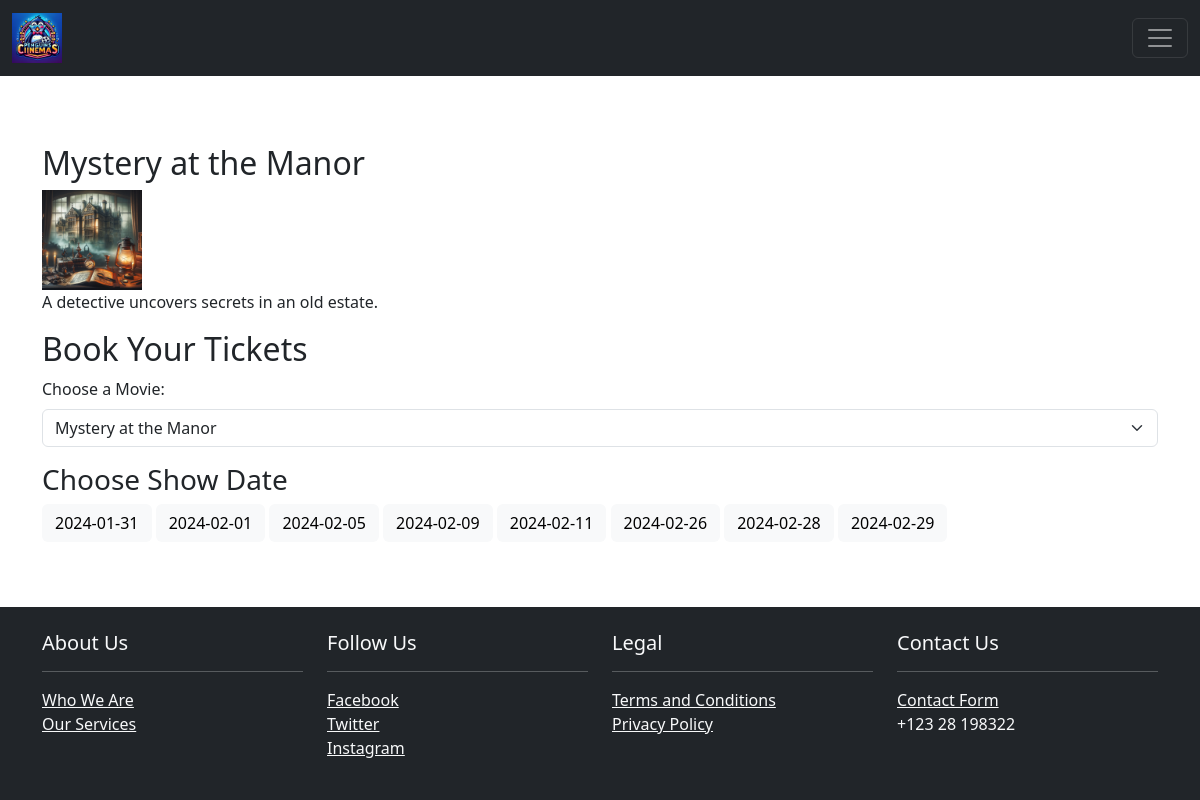
/booking.php?movie_id=2 (signed in), run on the app's committed database.
### tables this page shows
CREATE TABLE `movies` (
  `id` int(11) NOT NULL,
  `title` varchar(255) NOT NULL,
  `description` text DEFAULT NULL,
  `image_url` varchar(255) DEFAULT NULL,
  `cast` text DEFAULT NULL
);

### connection.php (called while the page is built, shortened)
<?php
class conct {
    public $username = "root";
    public $password = "";
    public $server_name = "localhost";
    public $db_name = "cinema_db";
    public $conn;
    function __construct() {
        $this->conn = new mysqli($this->server_name, $this->username, $this->password, $this->db_name);
    }
    function select($table_name, $id) {
        $sql = "SELECT * FROM $table_name WHERE id = ?";
        $stmt = $this->conn->prepare($sql);
        $stmt->bind_param("i", $id);
        $stmt->execute();
        $result = $stmt->get_result();
        return $result;
    }
}
?>

### booking.php (the view, shortened to what this page needs)
<?php
include("header.php");
$con = new conct();
$selected_movie_id = $_GET['movie_id'] ?? null;
$selected_date = $_GET['date'] ?? null;
$movie = null;
if ($selected_movie_id) {
    $movie_query = $con->select('movies', $selected_movie_id);
    $movie = $movie_query->fetch_assoc();
}
?>
<div class="container mt-4">
<?php if ($selected_movie_id && $movie): ?>
        <h2 style="padding-top: 30px;"><?php echo htmlspecialchars($movie['title']); ?></h2>
        <?php if (!empty($movie['image_url'])): ?>
            <img src="<?php echo htmlspecialchars($movie['image_url']); ?>" alt="<?php echo htmlspecialchars($movie['title']); ?>" style="max-height: 100px; max-width: 100px;" class="img-fluid">
        <?php endif; ?>
        <p><?php echo htmlspecialchars($movie['description']); ?></p>
    <?php endif; ?>
    <h2>Book Your Tickets</h2>
    <form action="booking.php" method="get">
        <div class="form-group">
            <label for="movie_id">Choose a Movie:</label>
            <select name="movie_id" id="movie_id" class="form-select" onchange="this.form.submit()">
                <?php
                $movies_query = "SELECT id, title FROM movies";
                $movies_result = $con->conn->query($movies_query);
                while ($movie = $movies_result->fetch_assoc()) {
                    echo "<option value='" . $movie['id'] . "' " . ($movie['id'] == $selected_movie_id ? "selected" : "") . ">" . htmlspecialchars($movie['title']) . "</option>";
                }
                ?>
            </select>
        </div>
    </form>
    <?php if ($selected_movie_id): ?>
        <h3>Choose Show Date</h3>
        <?php
       $show_dates_query = "SELECT DISTINCT show_date FROM shows WHERE movie_id = ?";
$stmt = $con->conn->prepare($show_dates_query);
$stmt->bind_param("i", $selected_movie_id);
$stmt->execute();
$show_dates_result = $stmt->get_result();
while ($row = $show_dates_result->fetch_assoc()) {
    $date_style = ($row['show_date'] == $selected_date) ? 'background-color: #007bff; color: white;' : 'background-color: #f8f9fa; color: black;';
    echo "<a href='booking.php?movie_id=" . $selected_movie_id . "&date=" . $row['show_date'] . "' class='btn' style='" . $date_style . "'>" . $row['show_date'] . "</a> ";
}
        ?>
    <?php endif; ?>
</div>
<?php include("footer.php"); ?>

### header.php (shortened to what this page needs)
<html>
<?php
include("connection.php");
?>
<head>
    <link href="styling.css" rel="stylesheet" type="text/css">
    <link href="https://stackpath.bootstrapcdn.com/bootstrap/4.3.1/css/bootstrap.min.css" rel="stylesheet">
</head>
<body>
<nav class="navbar navbar-dark bg-dark fixed-top">
    <div class="container-fluid">
        <a class="navbar-brand" href="index.php">
            <img src="images/logo.png" style="width:50px;"/>
        </a>
        <button class="navbar-toggler" type="button" data-bs-toggle="offcanvas" data-bs-target="#offcanvasDarkNavbar" aria-controls="offcanvasDarkNavbar" aria-label="Toggle navigation">
            <span class="navbar-toggler-icon"></span>
        </button>
    </div>
</nav>
<div class="main-content">

### footer.php (shortened to what this page needs)
</div>
<footer class="bg-dark text-light mt-4">
    <div class="container py-4">
        <div class="row ">
            <div class="col-md-3">
                <h5>About Us</h5>
                <hr class="hr" />
                <ul class="list-unstyled">
                    <li><a href="#" class="text-light">Who We Are</a></li>
                    <li><a href="#" class="text-light">Our Services</a></li>
                </ul>
            </div>
            <div class="col-md-3">
                <h5>Follow Us</h5>
                <hr class="hr" />
                <ul class="list-unstyled">
                    <li><a href="#" class="text-light">Facebook</a></li>
                    <li><a href="#" class="text-light">Twitter</a></li>
                    <li><a href="#" class="text-light">Instagram</a></li>
                </ul>
            </div>
            <div class="col-md-3">
                <h5>Legal</h5>
                <hr class="hr" />
                <ul class="list-unstyled">
                    <li><a href="#" class="text-light">Terms and Conditions</a></li>
                    <li><a href="#" class="text-light">Privacy Policy</a></li>
                </ul>
            </div>
            <div class="col-md-3">
                <h5>Contact Us</h5>
                <hr class="hr" />
                <ul class="list-unstyled">
                    <li><a href="contact.php" class="text-light">Contact Form</a></li>
                    <li><a>+123 28 198322</a></li>
                </ul>
            </div>
        </div>
    </div>
</footer>
<link href="https://cdn.jsdelivr.net/npm/bootstrap@5.3.2/dist/css/bootstrap.min.css" rel="stylesheet">
<link href="https://cdnjs.cloudflare.com/ajax/libs/bootstrap-datepicker/1.9.0/css/bootstrap-datepicker.min.css" rel="stylesheet">
</body>
</html>

### styling.css (style rules this page uses)
body { display: flex; flex-direction: column; min-height: 100vh; margin: 0; }
.main-content { flex: 1; }

### header.php (style rules this page uses)
.main-content { padding-top: 50px; }

### booking.php (style rules this page uses)
.container { padding-top: 40px; }

### data on the page
movies: title "Mystery at the Manor", description "A detective uncovers secrets in an old estate."

### other printed values
$row['show_date'] "2024-01-31"
$row['show_date'] "2024-02-01"
$row['show_date'] "2024-02-05"
$row['show_date'] "2024-02-09"
$row['show_date'] "2024-02-11"
$row['show_date'] "2024-02-26"
$row['show_date'] "2024-02-28"
$row['show_date'] "2024-02-29"
form field movie_id "Mystery at the Manor"
